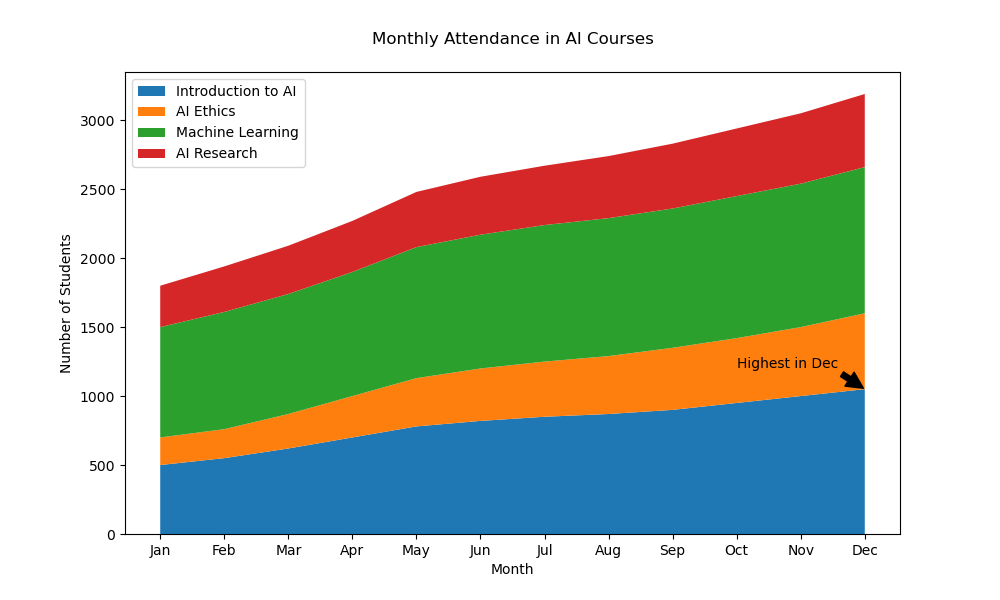

Recreate this plot in Python.

import matplotlib.pyplot as plt
import numpy as np

months = ['Jan', 'Feb', 'Mar', 'Apr', 'May', 'Jun', 'Jul', 'Aug', 'Sep', 'Oct', 'Nov', 'Dec']
introduction = [500, 550, 620, 700, 780, 820, 850, 870, 900, 950, 1000, 1050]
ethics = [200, 210, 250, 300, 350, 380, 400, 420, 450, 470, 500, 550]
machine_learning = [800, 850, 870, 900, 950, 970, 990, 1000, 1010, 1030, 1040, 1060]
research = [300, 330, 350, 370, 400, 420, 430, 450, 470, 490, 510, 530]

fig, ax = plt.subplots(figsize=(10, 6))

ax.stackplot(months, introduction, ethics, machine_learning, research, 
             labels=['Introduction to AI', 'AI Ethics', 'Machine Learning', 'AI Research'], 
             colors=['#1f77b4', '#ff7f0e', '#2ca02c', '#d62728'])

ax.legend(loc='upper left')
ax.set_title('Monthly Attendance in AI Courses', pad=20)
ax.annotate('Highest in Dec', xy=('Dec', 1050), xytext=('Oct', 1200),
             arrowprops=dict(facecolor='black', shrink=0.05))

ax.set_xlabel('Month')
ax.set_ylabel('Number of Students')

plt.show()
